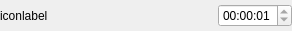
<ui version="4.0" >
 <class>SeekWidget</class>
 <widget class="QWidget" name="SeekWidget" >
  <property name="geometry" >
   <rect>
    <x>0</x>
    <y>0</y>
    <width>292</width>
    <height>31</height>
   </rect>
  </property>
  <property name="windowIcon" >
   <iconset/>
  </property>
  <layout class="QHBoxLayout" >
   <property name="margin" >
    <number>0</number>
   </property>
   <property name="spacing" >
    <number>0</number>
   </property>
   <item>
    <widget class="QLabel" name="_image" >
     <property name="text" >
      <string>icon</string>
     </property>
     <property name="wordWrap" >
      <bool>false</bool>
     </property>
    </widget>
   </item>
   <item>
    <widget class="QLabel" name="_label" >
     <property name="sizePolicy" >
      <sizepolicy>
       <hsizetype>7</hsizetype>
       <vsizetype>5</vsizetype>
       <horstretch>0</horstretch>
       <verstretch>0</verstretch>
      </sizepolicy>
     </property>
     <property name="text" >
      <string>label</string>
     </property>
     <property name="wordWrap" >
      <bool>false</bool>
     </property>
     <property name="buddy" >
      <cstring>time_edit</cstring>
     </property>
    </widget>
   </item>
   <item>
    <widget class="QTimeEdit" name="time_edit" >
     <property name="maximumTime" >
      <time>
       <hour>0</hour>
       <minute>59</minute>
       <second>59</second>
      </time>
     </property>
     <property name="minimumTime" >
      <time>
       <hour>0</hour>
       <minute>0</minute>
       <second>1</second>
      </time>
     </property>
    </widget>
   </item>
  </layout>
 </widget>
 <layoutdefault spacing="0" margin="0" />
 <resources/>
 <connections/>
</ui>
